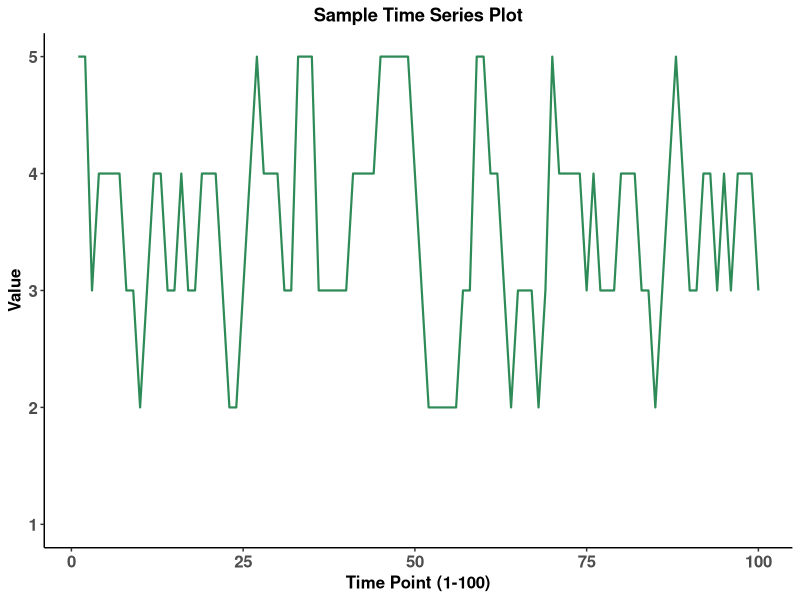

Reproduce this figure in R.
## ---- chunk 1
knitr::opts_chunk$set(echo = TRUE, warning = F, message = F, error = F, out.width = "90%")
options(knitr.kable.NA = '')
## ---- chunk 2
library(RColorBrewer)
library(knitr)
library(kableExtra)
library(plyr)
library(broom)
library(tidyverse)
## ---- chunk 3
set.seed(7)
tibble(
  t = 1:100
       , value = ceiling(arima.sim(n = 100, list(ar = c(0.8897, -0.4858), ma = c(-0.2279, 0.2488)),
          sd = sqrt(.5)) + 3)
  ) %>% 
  print(n = 15)
## ---- chunk 4
set.seed(7)
tibble(
  t = 1:100
       , value = ceiling(arima.sim(n = 100, list(ar = c(0.8897, -0.4858), ma = c(-0.2279, 0.2488)),
          sd = sqrt(.5)) + 3)
  ) %>% 
  ggplot(aes(x = t, y = value)) + 
    geom_line(color = "seagreen4", size = .75) + 
    scale_y_continuous(limits = c(1,5), breaks = seq(1,5,1)) + 
    labs(x = "Time Point (1-100)"
        , y = "Value"
        , title = "Sample Time Series Plot") + 
    theme_classic() + 
    theme(
      axis.text = element_text(face = "bold", size = rel(1.1))
      , axis.title = element_text(face = "bold", size = rel(1.1))
      , plot.title = element_text(face = "bold", size = rel(1.2), hjust = .5)
    )
